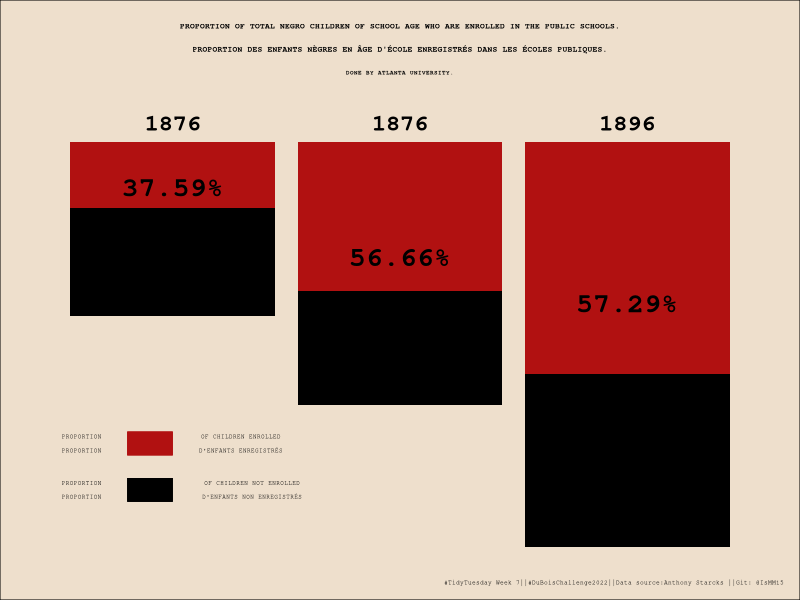
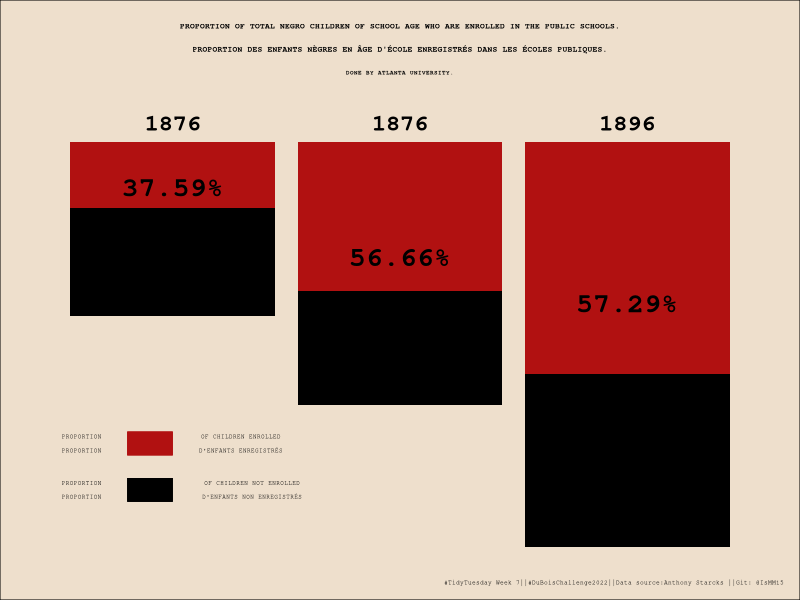

Write the R code that produced these figures, in order.
#Feb 2022// TidyTuesday week 7 // DuBois Challenge
library(tidyverse);

Year<-c(1876,1886,1896)
Percent<-c(-37.59,-56.66,-87.29)
Enrolled<-c((-37.59*037.59)/100,(-56.66*056.66)/100,(-87.29*057.29)/100)
data<-as.data.frame(cbind(Year,Percent,Enrolled))

ggplot(data)+geom_col(aes(x=Year,y=Percent),fill="black")+ 
  geom_col(aes(x=Year,y=Enrolled),fill="#b11111")+
  xlim(c(1870,1902)) + 
  annotate(geom="text",y=4,x=1876,label="1876",fontface="bold",size=6,family="mono")+
  annotate(geom="text",y=4,x=1886,label="1876",fontface="bold",size=6,family="mono")+
  annotate(geom="text",y=4,x=1896,label="1896",fontface="bold",size=6,family="mono")+
  #labels inside the bars
  annotate(geom="text",y=-10,x=1876,label="37.59%",fontface="bold",size=7,family="mono")+
  annotate(geom="text",y=-25,x=1886,label="56.66%",fontface="bold",size=7,family="mono")+
  annotate(geom="text",y=-35,x=1896,label="57.29%",fontface="bold",size=7,family="mono")+
  #University of Atlanta label
  annotate(geom="text",x=1886,y=15,label="DONE BY ATLANTA UNIVERSITY.",fontface="bold",family="mono",size=1.5)+
  #Title in french
  annotate(geom="text",x=1886,y=20,size=2,fontface="bold",family="mono",label="PROPORTION DES ENFANTS NÈGRES EN ÂGE D'ÉCOLE ENREGISTRÉS DANS LES ÉCOLES PUBLIQUES.")+
  #Title in english
  annotate(geom="text",x=1886,y=25,size=2,fontface="bold",family="mono",label="PROPORTION OF TOTAL NEGRO CHILDREN OF SCHOOL AGE WHO ARE ENROLLED IN THE PUBLIC SCHOOLS.")+
  #legend squeres
  geom_segment(x=1874,xend=1876,y=-60-5,yend=-60-5,color="#b11111",size=8)+
  geom_segment(x=1874,xend=1876,y=-70-5,yend=-70-5,color="black",size=8)+
  #legend text - red
  annotate(geom="text",x=1872,y=-58.5-5,label="PROPORTION",size=1.5,family="mono")+
  annotate(geom="text",x=1872,y=-61.5-5,label="PROPORTION",size=1.5,family="mono")+
  annotate(geom="text",x=1879,y=-58.5-5,label="OF CHILDREN ENROLLED",size=1.5,family="mono")+
  annotate(geom="text",x=1879,y=-61.5-5,label="D'ENFANTS ENREGISTRÉS",size=1.5,family="mono")+
#legend text - black
  annotate(geom="text",x=1872,y=-68.5-5,label="PROPORTION",size=1.5,family="mono")+
  annotate(geom="text",x=1872,y=-71.5-5,label="PROPORTION",size=1.5,family="mono")+
  annotate(geom="text",x=1879.5,y=-68.5-5,label="OF CHILDREN NOT ENROLLED",size=1.5,family="mono")+
  annotate(geom="text",x=1879.5,y=-71.5-5,label="D'ENFANTS NON ENREGISTRÉS",size=1.5,family="mono")+
  labs(caption="#TidyTuesday Week 7||#DuBoisChallenge2022||Data source:Anthony Starcks ||Git: @IsMM15    \n\n ")+
  #theme
  theme_void()+
  theme(
    plot.background = element_rect(fill="antiquewhite2"),
    plot.caption = element_text(family="mono",size=4.5,vjust=1,)
  )
ggsave("db.jpg",width=5,height=7)

  